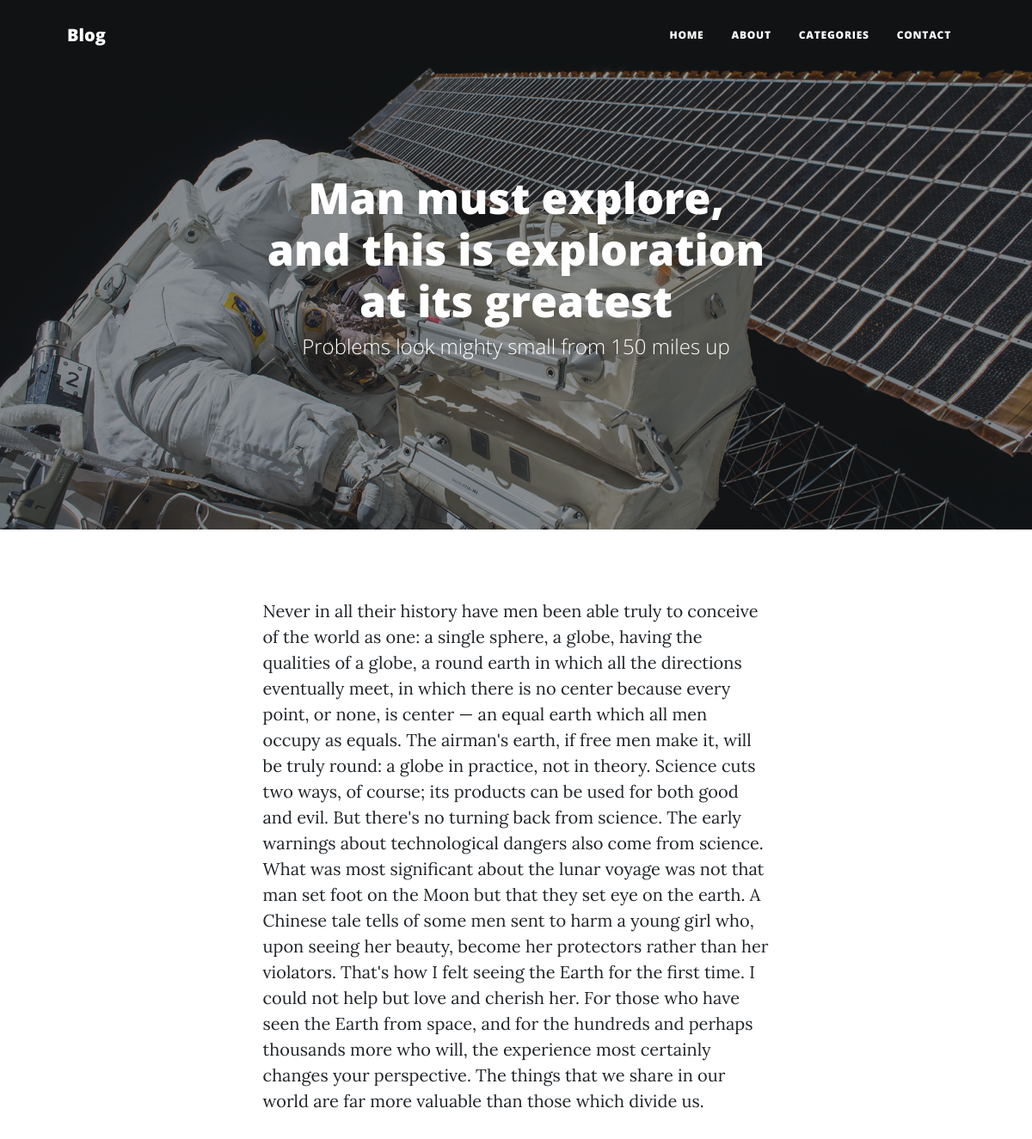
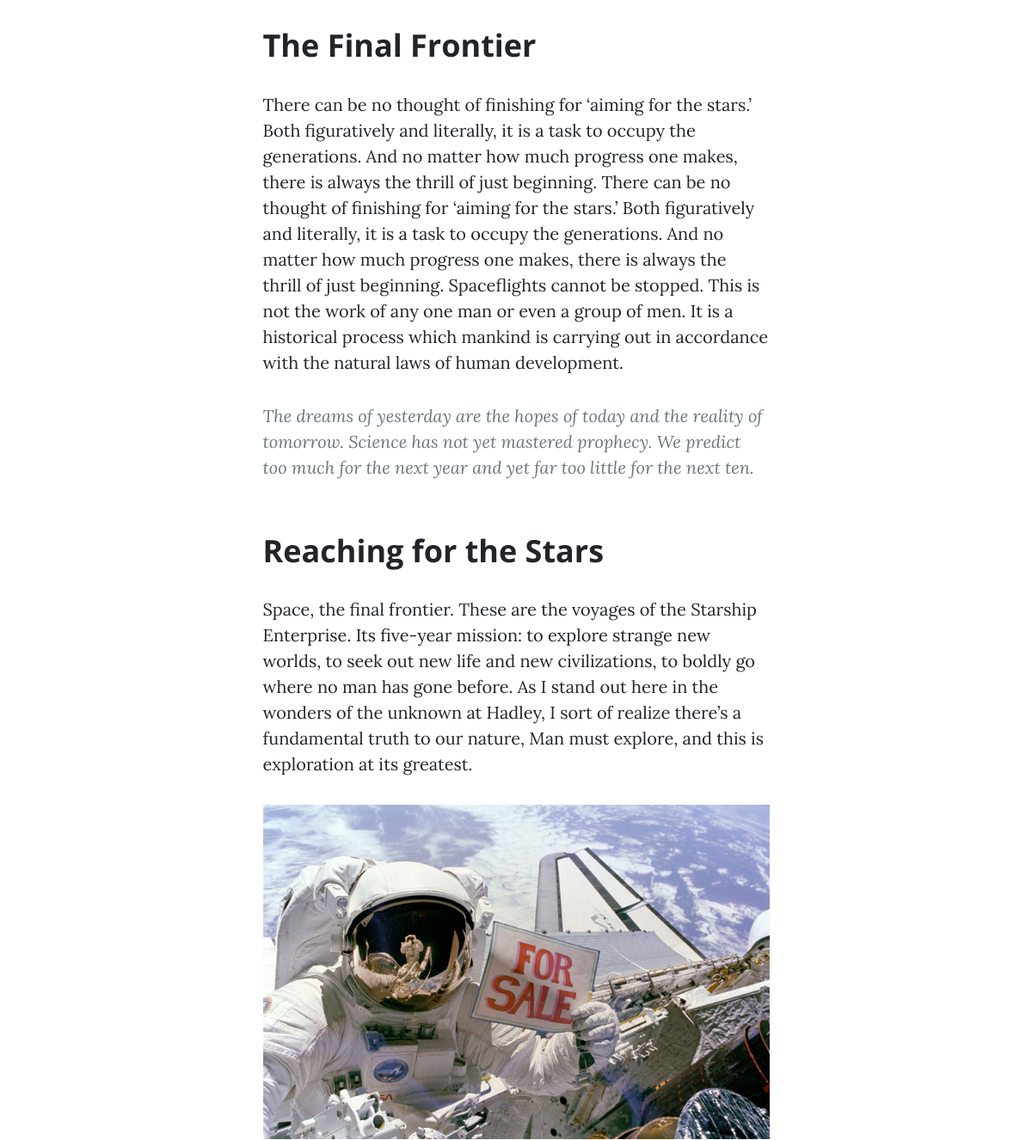
Before: /1/post/ (upper part) with the older database file (2 pictures, top to bottom).
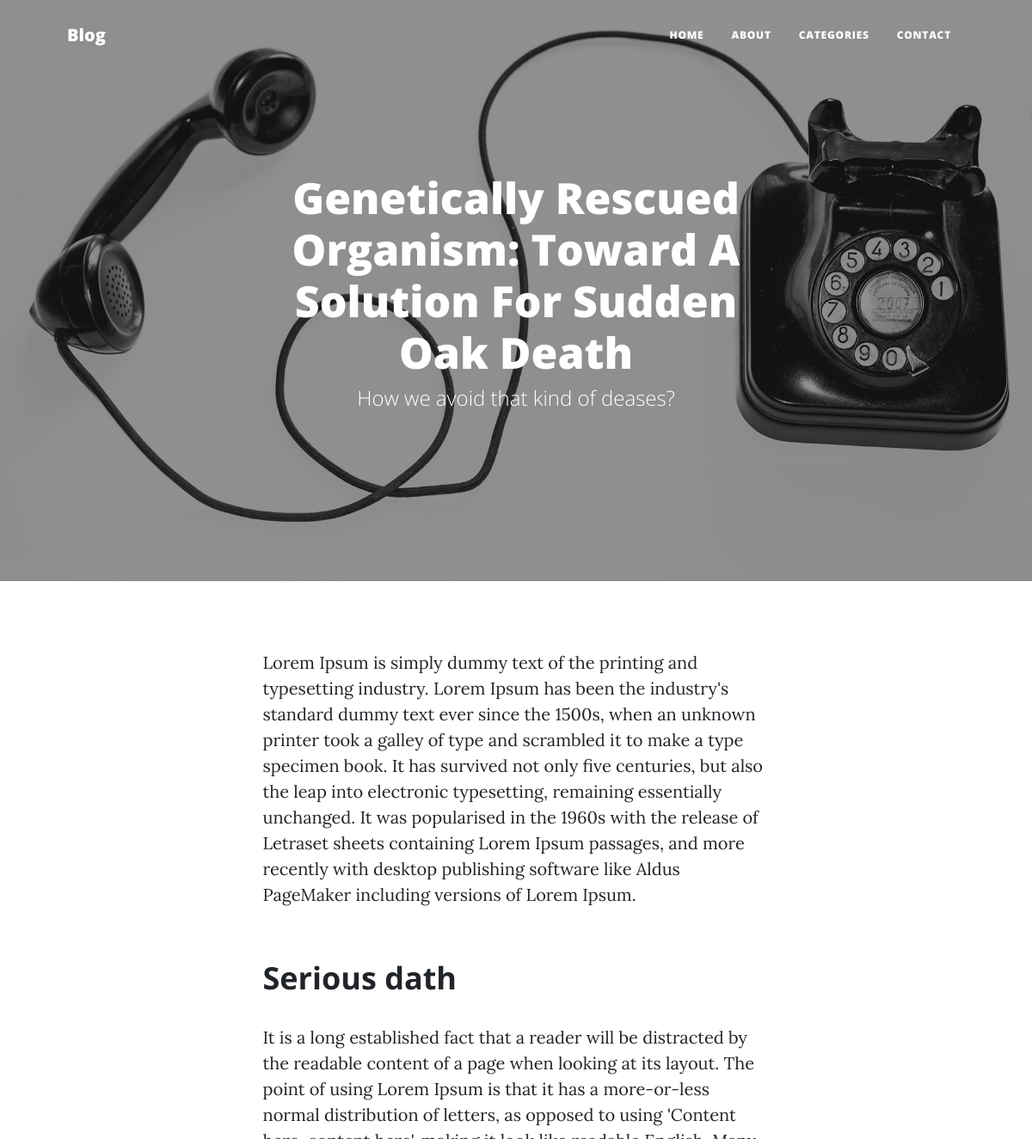
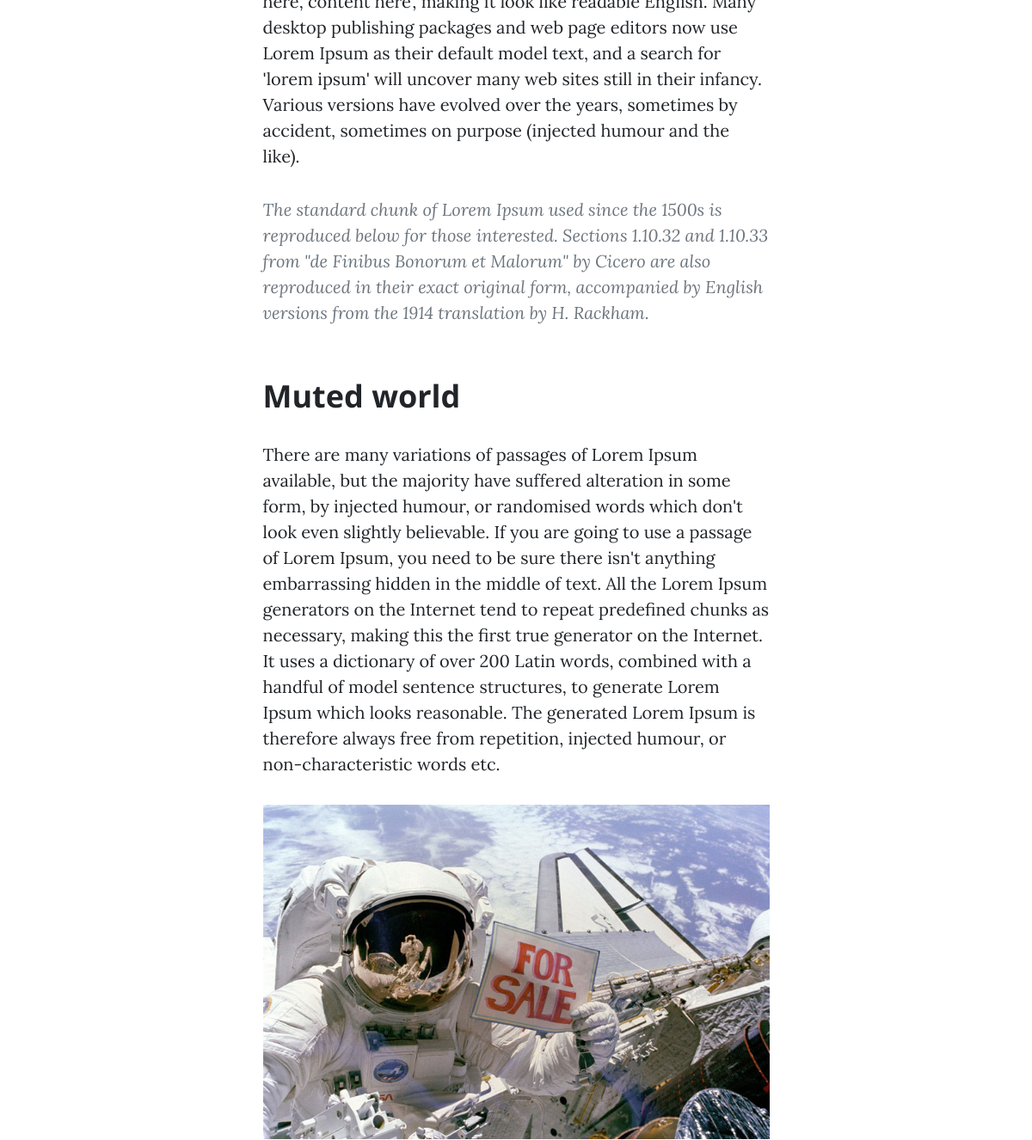
After: the same page with the newer database file (2 pictures, top to bottom).
### apps/portfolio/models.py (models this page shows, shortened)
class Post(models.Model):
    class Meta:
        verbose_name = "My Post"
        verbose_name_plural = "My Posts"
    main_heading = models.CharField(max_length=200)
    sub_heading = models.CharField(max_length=150)
    date_post = models.CharField(max_length=100)
    post_text_1 = models.TextField()
    image_2 = models.ImageField(blank=True)
    post_heading_1 = models.CharField(max_length=100)
    post_text_2 = models.TextField()
    muted_text_1 = models.TextField()
    image_3 = models.ImageField(blank=True)
    post_heading_2 = models.CharField(max_length=100)
    post_text_3 = models.TextField()
    image = models.ImageField(blank=True)
    category = models.ForeignKey("Category", blank=True, null=True, on_delete=models.CASCADE)

### apps/portfolio/views.py (the view)
# urls.py: path('<int:pk>/post/', views.post, name='post'),
def post(request, pk):
    post = models.Post.objects.get(id=pk)
    context = {"post": post}
    return render(request, 'pages/post.html', context)

### templates/pages/post.html (shortened to what this page needs)
{% extends 'layouts/base.html' %} {% block title %}posts{% endblock title %}
{% load static %}
{% block content %}
<header class="masthead" style="background-image: url({{ post.image.url }})">
  <div class="container position-relative px-4 px-lg-5">
    <div class="row gx-4 gx-lg-5 justify-content-center">
      <div class="col-md-10 col-lg-8 col-xl-7">
        <div class="site-heading">
          <h1 style="font-size: 50px">{{ post.main_heading }}</h1>
          <span class="subheading">{{ post.sub_heading }}</span>
        </div>
      </div>
    </div>
  </div>
</header>
<article class="mb-4">
  <div class="container px-4 px-lg-5">
    <div class="row gx-4 gx-lg-5 justify-content-center">
      <div class="col-md-10 col-lg-8 col-xl-7">
        <p>
         {{ post.post_text_1 }}
        </p>
        <h2 class="section-heading">{{ post.post_heading_1 }}</h2>
        <p>
          {{ post.post_text_2 }}
        </p>
        <blockquote class="blockquote">
          {{ post.muted_text_1 }}
        </blockquote>
        <h2 class="section-heading">{{ post.post_heading_2 }}</h2>
        <p>
          {{ post.post_text_3 }}
        </p>
        <a href="#!"
          ><img
            class="img-fluid"
            src="{% static 'assets/img/post-sample-image.jpg' %}"
            alt="..."
        /></a>
      </div>
    </div>
  </div>
</article>
{% endblock content %}

### templates/layouts/base.html (shortened to what this page needs)
<!DOCTYPE html>
<html lang="en">
<head>
</head>
<body>
    {% include 'includes/navigation.html' %}
    {% block content %}
    {% endblock content %}
</body>
</html>

### templates/includes/navigation.html (shortened to what this page needs)
{% load static %}
<link href="{% static 'css/styles.css' %}" rel="stylesheet" />
<nav class="navbar navbar-expand-lg navbar-light" id="mainNav">
  <div class="container px-4 px-lg-5">
    <a class="navbar-brand" href="{% url 'blog:home' %}">Blog</a>
    <div class="collapse navbar-collapse" id="navbarResponsive">
      <ul class="navbar-nav ms-auto py-4 py-lg-0">
        <li class="nav-item">
          <a class="nav-link px-lg-3 py-3 py-lg-4" href="{% url 'blog:home' %}">Home</a>
        </li>
        <li class="nav-item">
          <a class="nav-link px-lg-3 py-3 py-lg-4" href="#">About</a>
        </li>
        <li class="nav-item">
          <a class="nav-link px-lg-3 py-3 py-lg-4" href="{% url 'blog:category' %}"
            >Categories</a
          >
        </li>
        <li class="nav-item">
          <a class="nav-link px-lg-3 py-3 py-lg-4" href="contact.html"
            >Contact</a
          >
        </li>
      </ul>
    </div>
  </div>
</nav>

### templates/includes/footer.html (shortened to what this page needs)
{% load static %}

Changed rows visible on the page:
changed Post: image: a different picture; main_heading "Man must explore, and this is exploration at its greatest" → "Genetically Rescued Organism: Toward A Solution For Sudden Oak Death"; sub_heading "Problems look mighty small from 150 miles up" → "How we avoid that kind of deases?"; post_text_1 "Never in all their history have men been able truly to conceive of the world as one: a single sphere, a globe, having the qualities of a globe, a round earth in which all the directions eventually meet, in which there is no center because every point, or none, is center — an equal earth which all men occupy as equals. The airman's earth, if free men make it, will be truly round: a globe in practice, not in theory. Science cuts two ways, of course; its products can be used for both good and evil. But there's no turning back from science. The early warnings about technological dangers also come from science. What was most significant about the lunar voyage was not that man set foot on the…" → "Lorem Ipsum is simply dummy text of the printing and typesetting industry. Lorem Ipsum has been the industry's standard dummy text ever since the 1500s, when an unknown printer took a galley of type and scrambled it to make a type specimen book. It has survived not only five centuries, but also the leap into electronic typesetting, remaining essentially unchanged. It was popularised in the 1960s with the release of Letraset sheets containing Lorem Ipsum passages, and more recently with desktop publishing software like Aldus PageMaker including versions of Lorem Ipsum."; post_heading_1 "The Final Frontier" → "Serious dath"; post_text_2 "There can be no thought of finishing for ‘aiming for the stars.’ Both figuratively and literally, it is a task to occupy the generations. And no matter how much progress one makes, there is always the thrill of just beginning. There can be no thought of finishing for ‘aiming for the stars.’ Both figuratively and literally, it is a task to occupy the generations. And no matter how much progress one makes, there is always the thrill of just beginning. Spaceflights cannot be stopped. This is not the work of any one man or even a group of men. It is a historical process which mankind is carrying out in accordance with the natural laws of human development." → "It is a long established fact that a reader will be distracted by the readable content of a page when looking at its layout. The point of using Lorem Ipsum is that it has a more-or-less normal distribution of letters, as opposed to using 'Content here, content here', making it look like readable English. Many desktop publishing packages and web page editors now use Lorem Ipsum as their default model text, and a search for 'lorem ipsum' will uncover many web sites still in their infancy. Various versions have evolved over the years, sometimes by accident, sometimes on purpose (injected humour and the like)."; muted_text_1 "The dreams of yesterday are the hopes of today and the reality of tomorrow. Science has not yet mastered prophecy. We predict too much for the next year and yet far too little for the next ten." → "The standard chunk of Lorem Ipsum used since the 1500s is reproduced below for those interested. Sections 1.10.32 and 1.10.33 from \"de Finibus Bonorum et Malorum\" by Cicero are also reproduced in their exact original form, accompanied by English versions from the 1914 translation by H. Rackham."; post_heading_2 "Reaching for the Stars" → "Muted world"; post_text_3 "Space, the final frontier. These are the voyages of the Starship Enterprise. Its five-year mission: to explore strange new worlds, to seek out new life and new civilizations, to boldly go where no man has gone before. As I stand out here in the wonders of the unknown at Hadley, I sort of realize there’s a fundamental truth to our nature, Man must explore, and this is exploration at its greatest." → "There are many variations of passages of Lorem Ipsum available, but the majority have suffered alteration in some form, by injected humour, or randomised words which don't look even slightly believable. If you are going to use a passage of Lorem Ipsum, you need to be sure there isn't anything embarrassing hidden in the middle of text. All the Lorem Ipsum generators on the Internet tend to repeat predefined chunks as necessary, making this the first true generator on the Internet. It uses a dictionary of over 200 Latin words, combined with a handful of model sentence structures, to generate Lorem Ipsum which looks reasonable. The generated Lorem Ipsum is therefore always free from…"
